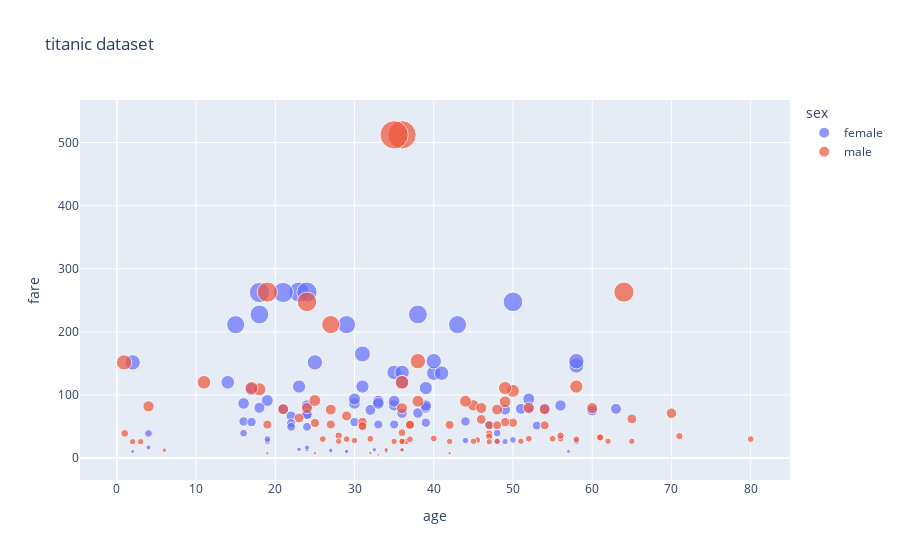

Notebook cell for this chart:
### Code cell
df_titanic.dropna(inplace=True)
px.scatter(df_titanic, x='age', y='fare', color='sex', size='fare', title='titanic dataset')
